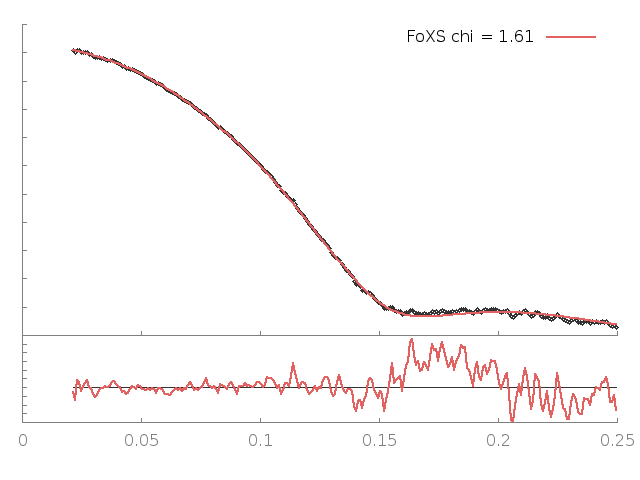

Generate this figure with gnuplot:
set terminal png enhanced; set output "23907.B99990160_MSE_23907_merge2_q25.png";
set lmargin 2; set rmargin 2;set multiplot
set origin 0,0;set size 1,0.3; set tmargin 0; set bmargin 3;set ylabel '';set format y '';set xtics nomirror;set ytics nomirror; set border 3
set style line 11 lc rgb '#808080' lt 1;set border 3 back ls 11;f(x)=1
plot f(x) notitle lc rgb '#333333', '23907.B99990160_MSE_23907_merge2_q25.dat' u 1:($2/$3) notitle w lines lw 2.5 lc rgb '#e26261'
set origin 0,0.3;set size 1,0.69; set bmargin 0; set tmargin 1;set xlabel ''; set format x ''; set ylabel '';
plot '23907.B99990160_MSE_23907_merge2_q25.dat' u 1:2 thru log(y) notitle lc rgb '#333333' pt 6 ps 0.8, '23907.B99990160_MSE_23907_merge2_q25.dat' u 1:3 thru log(y) t 'FoXS chi = 1.61' w lines lw 2.5 lc rgb '#e26261'
unset multiplot
reset
